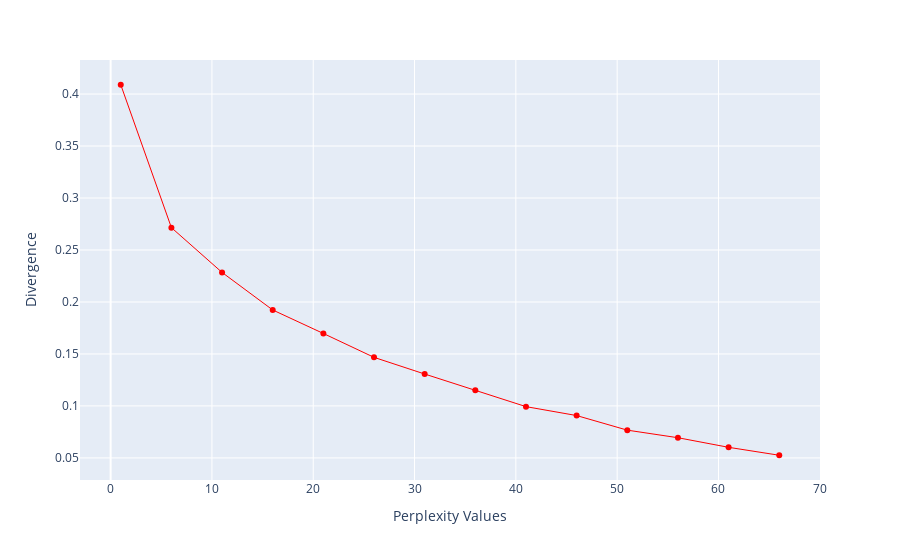

This figure's notebook cell:
### Markdown cell above
### Optimizacija (nic pametnega)

### Code cell
perplexity = np.arange(1, 70, 5)
divergence = []

for i in perplexity:
    model = TSNE(n_components=2, init="pca", perplexity=i)
    reduced = model.fit_transform(X)
    divergence.append(model.kl_divergence_)
fig = px.line(x=perplexity, y=divergence, markers=True)
fig.update_layout(xaxis_title="Perplexity Values", yaxis_title="Divergence")
fig.update_traces(line_color="red", line_width=1)
fig.show()

### Figure 1 — Plotly figure (JSON) as saved in the notebook; plotly's stock layout.template omitted (floating-point values rounded to 4 significant figures)
{"data": [{"hovertemplate": "x=%{x}<br>y=%{y}<extra></extra>", "legendgroup": "", "line": {"color": "red", "dash": "solid", "width": 1}, "marker": {"symbol": "circle"}, "mode": "markers+lines", "name": "", "orientation": "v", "showlegend": false, "type": "scatter", "x": [1, 6, 11, 16, 21, 26, 31, 36, 41, 46, 51, 56, 61, 66], "xaxis": "x", "y": [0.409, 0.2715, 0.2284, 0.1923, 0.1697, 0.1467, 0.1307, 0.115, 0.09932, 0.09075, 0.0767, 0.06941, 0.06019, 0.05256], "yaxis": "y"}], "layout": {"legend": {"tracegroupgap": 0}, "margin": {"t": 60}, "xaxis": {"anchor": "y", "domain": [0, 1], "title": {"text": "Perplexity Values"}}, "yaxis": {"anchor": "x", "domain": [0, 1], "title": {"text": "Divergence"}}}}
